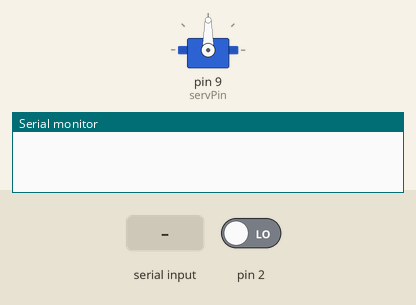
The sketch below on a simulated Arduino Uno, built with avr-gcc and run on an emulated ATmega328P. Parts: servo, the last lines printed to the serial monitor. Inputs (shaded band) come from the test bench; at power-on: pin 2 LOW.

Above: at 1.2 s.
1.3 s: byte 30 received over Serial
At 4.5 s:
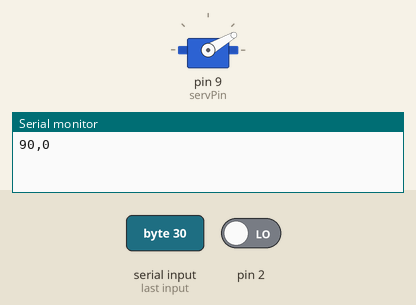
Timing chart, 0 to 6.0 s (numbered marks = the images above; inputs shaded):
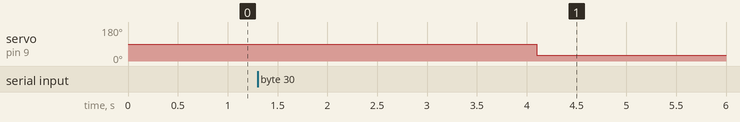

Measured:
- after the input at 1.3 s, servo on pin 9 (servPin): 90° → 30° after 2.8 s

The sketch:

CalibreServo2.pde
```cpp
/**
 * Calibrage des servos de propulsion d'un Pobot Easy
 *
 * On donne une vitesse à une roue
 * et on affiche le nombre d'incréments observés pour un temps fixe
 *
 * @author Julien Holtzer - julien.holtzer@gmail.com
 * @date 23-05-2009
 *
 */

#include <Servo.h>

// servo object representing the motor
Servo serv;

// connexion du servo (digital)
int servPin = 9;

// connexion de l'odométrie (0 = digital 2, 1 = digital 3)
int odoPin = 0;

// vitesse par défaut
int valeur = 90;

// compteur des incréments
int counter = 0;

void setup()
{
  // liaison série
  Serial.begin(38400);

  // interrupt pour le compteur
  attachInterrupt(odoPin, tick, CHANGE);

}

void tick()
{
 counter++;
}

void loop()
{
  // si on a reçu une nouvelle consigne de vitesse
  if (Serial.available())
  {
    // lecture de la valeur
    valeur = Serial.read();
  }

  // nouvelle boucle : test de la vitesse donnée

  // 1) arrêter le servo
  serv.detach();
  delay(300);
  // 2) réinitialiser le compteur
  counter = 0;
  // 3) redémarrer le servo à  la vitesse souhaitée
  serv.attach(servPin);
  serv.write(valeur);
  // 4) attendre le délai de mesure
  delay(3000);
  // 5) arrêter le servo
  serv.detach();
  // 6) envoyer les valeurs
  Serial.print(valeur);
  Serial.print(",");
  Serial.print(counter);
  Serial.println();

  // attendre
  delay(500);

}
```
